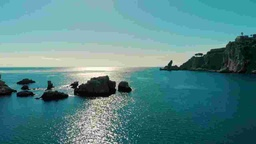
#> input picture TP3/INF8770 - TP3/data/jpeg/i010.jpeg, 256 x 144 px, shrunk from 1280 x 720 before the run, given in place of i010.png, which was not available
$ python t.py
#> lines starting #> are read from the running program, lines starting #| are printed output that depends on the picture; pictures that were not available may be replaced by others from this repository, and a replacement may not be noted

import numpy as np
import cv2
import os
import matplotlib.pyplot as plt
import math

"""Lecture de l'image en tons de gris et affichage. Le calcul des gradients sur une image est toujours sur l'image d'intensité."""

image_name = '../../data/png/i010.png'

image = cv2.imread(image_name,cv2.IMREAD_GRAYSCALE)
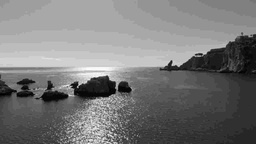
#> image: shape (144, 256); min 0, max 253, mean 120.3
plt.figure(figsize = (10,10))
plt.imshow(image,cmap = plt.get_cmap('gray'))
plt.show()

height = len(image)
#> height = 144
width = len(image[0])
#> width = 256

"""Pour faire la convolution avec un filtre de Sobel, il faut ajouter des lignes et colonnes additionnelles pour permettre les calculs aux frontières. Ici, on duplique les valeurs des frontières."""

col=image[:,0]
#> col = 144 values, max 211 at index 59, min 0 at index 94, mean 116.3
image = np.column_stack((col,image))
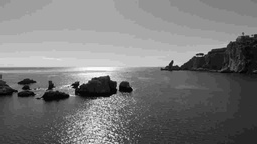
#> image: shape (144, 257); min 0, max 253, mean 120.3
col=image[:,len(image[0])-1]
#> col = 144 values, max 150 at index 28, min 7 at index 73, mean 59.53
image = np.column_stack((image,col))
#> image: shape (144, 258)
row=image[0,:]
#> row = 258 values, max 170 at index 53, min 115 at index 252, mean 149.3
image = np.row_stack((row,image))
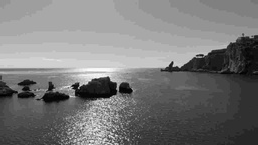
#> image: shape (145, 258); min 0, max 253, mean 120.2
row=image[len(image)-1,:]
#> row = 258 values, max 252 at index 89, min 33 at index 222, mean 76.74
image = np.row_stack((image,row))
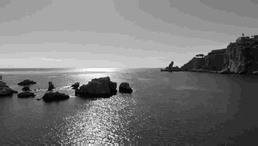
#> image: shape (146, 258); min 0, max 253, mean 119.9

"""Calcul de la convolution avec les filtres de Sobel selon l'axe X et l'axe Y. On peut faire la convolution aussi avec cv2.sobel(). Le calcul sera plus rapide."""

Gx = np.zeros((height,width), 'float')
Gy = np.zeros((height,width), 'float')
#Filtres Sobel
Sobelx= [[-1.0,0.0,1.0],[-2.0,0.0,2.0],[-1.0,0.0,1.0]]
Sobely= [[-1.0,-2.0,-1.0],[0.0,0.0,0.0],[1.0,2.0,1.0]]
for row in range(1,len(image)-1):
    for col in range(1,len(image[row])-1):
        for i in range(-1,2):
            for j in range(-1,2):
                #Convolutions. On calcule en X et Y simultanément.
                Gx[row-1][col-1] += np.multiply(Sobelx[i+1][j+1],image[row-i][col-j])
                Gy[row-1][col-1] += np.multiply(Sobely[i+1][j+1],image[row-i][col-j])
#> this loop made 144 passes
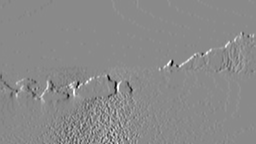
#> Gx: shape (144, 256) float64; min -689, max 586, mean 1.8; drawn with min black and max white
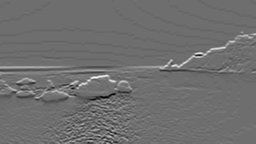
#> Gy: shape (144, 256) float64; min -622, max 812, mean 4; drawn with min black and max white

angle = np.arctan2(Gx, Gy)
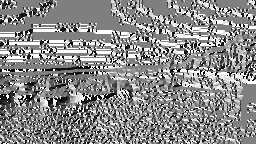
#> angle: shape (144, 256) float64; min -3.14, max 3.14, mean 0.272; drawn with min black and max white
print(angle)
#> (printed output is left out)
plt.figure(figsize = (10,10))
plt.imshow(angle,cmap = plt.get_cmap('binary'))
plt.show()

# [38 lines of commented-out code are left out]

$ run again, with TP3/INF8770 - TP3/data/jpeg/i001.jpeg copied over TP3/INF8770 - TP3/data/jpeg/i010.jpeg
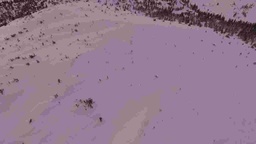
#> input picture TP3/INF8770 - TP3/data/jpeg/i001.jpeg, 256 x 144 px, shrunk from 1280 x 720 before the run, given in place of i010.png, which was not available
#> height = 144
#> width = 256
#> `col=image[:,0]`: col = 144 values, max 160 at index 36, min 32 at index 5, mean 126.1
#> `col=image[:,len(image[0])-1]`: col = 144 values, max 147 at index 61, min 22 at index 25, mean 121.7
#> `row=image[0,:]`: row = 258 values, max 158 at index 13, min 25 at index 21, mean 107.9
#> `image = np.row_stack((row,image))`:
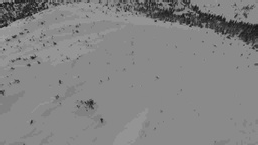
#> image: shape (145, 258); min 17, max 166, mean 131.6
#> `row=image[len(image)-1,:]`: row = 258 values, max 150 at index 128, min 86 at index 24, mean 136.6
#> the loop `for row in range(1,len(image)-1):` made 144 passes
#> `angle = np.arctan2(Gx, Gy)`:
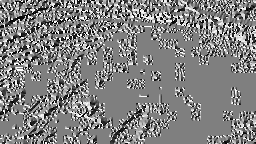
#> angle: shape (144, 256) float64; min -3.14, max 3.14, mean 0.0333; drawn with min black and max white
#> (printed output is left out)

$ run again, with TP3/INF8770 - TP3/data/jpeg/i003.jpeg copied over TP3/INF8770 - TP3/data/jpeg/i010.jpeg
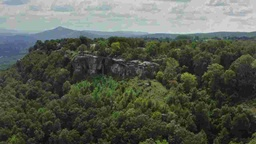
#> input picture TP3/INF8770 - TP3/data/jpeg/i003.jpeg, 256 x 144 px, shrunk from 1280 x 720 before the run, given in place of i010.png, which was not available
#> height = 144
#> width = 256
#> `col=image[:,0]`: col = 144 values, max 190 at index 5, min 30 at index 139, mean 100.1
#> `col=image[:,len(image[0])-1]`: col = 144 values, max 209 at index 15, min 23 at index 131, mean 94.6
#> `row=image[0,:]`: row = 258 values, max 215 at index 83, min 157 at index 14, mean 191
#> `row=image[len(image)-1,:]`: row = 258 values, max 111 at index 161, min 13 at index 138, mean 49.45
#> the loop `for row in range(1,len(image)-1):` made 144 passes
#> after the loop `for row in range(1,len(image)-1):`:
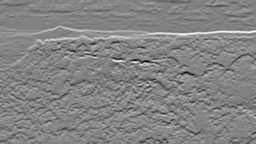
#> Gy: shape (144, 256) float64; min -470, max 451, mean 7.9; drawn with min black and max white
#> `angle = np.arctan2(Gx, Gy)`:
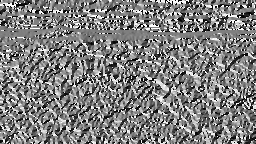
#> angle: shape (144, 256) float64; min -3.14, max 3.14, mean -0.00654; drawn with min black and max white
#> (printed output is left out)

$ run again, with TP3/INF8770 - TP3/data/jpeg/i005.jpeg copied over TP3/INF8770 - TP3/data/jpeg/i010.jpeg
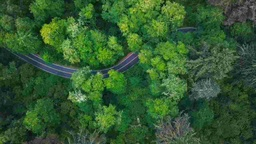
#> input picture TP3/INF8770 - TP3/data/jpeg/i005.jpeg, 256 x 144 px, shrunk from 1280 x 720 before the run, given in place of i010.png, which was not available
#> height = 144
#> width = 256
#> `col=image[:,0]`: col = 144 values, max 112 at index 137, min 25 at index 48, mean 55.99
#> `col=image[:,len(image[0])-1]`: col = 144 values, max 126 at index 65, min 21 at index 96, mean 53.64
#> `row=image[0,:]`: row = 258 values, max 168 at index 149, min 25 at index 66, mean 72.25
#> `row=image[len(image)-1,:]`: row = 258 values, max 128 at index 99, min 22 at index 108, mean 65.37
#> the loop `for row in range(1,len(image)-1):` made 144 passes
#> `angle = np.arctan2(Gx, Gy)`:
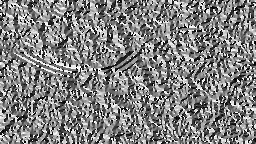
#> angle: shape (144, 256) float64; min -3.14, max 3.14, mean 0.0357; drawn with min black and max white
#> (printed output is left out)
